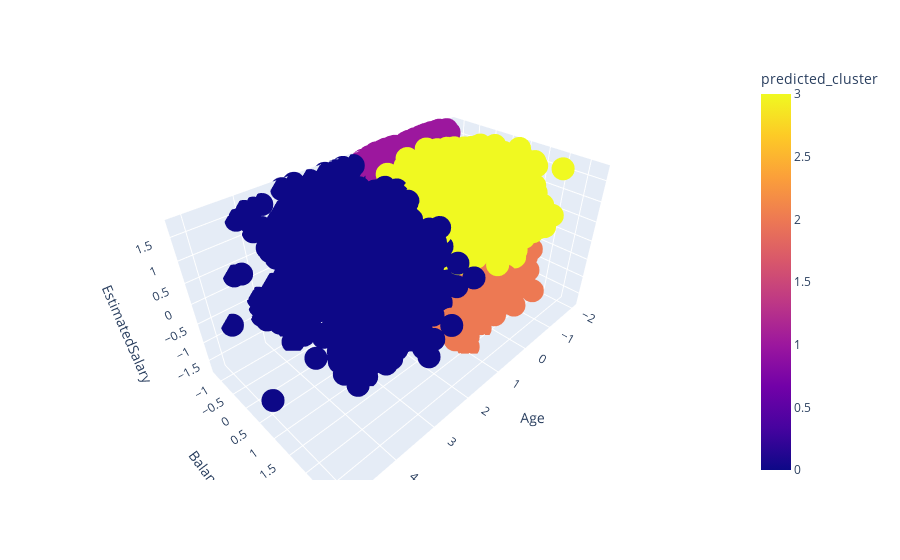

The cell this chart's notebook holds for it:
### Markdown cell above
GRAFICO EN 3D DE LOS CLUSTERS

### Code cell
datos_cluster = data[['Age', 'Balance', 'EstimatedSalary', 'Exited', 'predicted_cluster', 'CustomerId']]

# Crear el gráfico dinámico con Plotly
fig = px.scatter_3d(datos_cluster, x='Age', y='Balance', z='EstimatedSalary', color='predicted_cluster', hover_name='CustomerId')

# Mostrar el gráfico
fig.show()

### Figure 1 — Plotly figure (JSON) as saved in the notebook; plotly's stock layout.template omitted (floating-point values rounded to 4 significant figures; data arrays with more than 128 entries replaced by an {"elided": "..."} marker saying what was removed)
{"data": [{"hovertemplate": "<b>%{hovertext}</b><br><br>Age=%{x}<br>Balance=%{y}<br>EstimatedSalary=%{z}<br>predicted_cluster=%{marker.color}<extra></extra>", "hovertext": {"elided": "10000 int values"}, "legendgroup": "", "marker": {"color": {"elided": "10000 int values"}, "coloraxis": "coloraxis", "symbol": "circle"}, "mode": "markers", "name": "", "scene": "scene", "showlegend": false, "type": "scatter3d", "x": {"elided": "10000 float values"}, "y": {"elided": "10000 float values"}, "z": {"elided": "10000 float values"}}], "layout": {"coloraxis": {"colorbar": {"title": {"text": "predicted_cluster"}}, "colorscale": [[0, "#0d0887"], [0.1111, "#46039f"], [0.2222, "#7201a8"], [0.3333, "#9c179e"], [0.4444, "#bd3786"], [0.5556, "#d8576b"], [0.6667, "#ed7953"], [0.7778, "#fb9f3a"], [0.8889, "#fdca26"], [1, "#f0f921"]]}, "legend": {"tracegroupgap": 0}, "margin": {"t": 60}, "scene": {"domain": {"x": [0, 1], "y": [0, 1]}, "xaxis": {"title": {"text": "Age"}}, "yaxis": {"title": {"text": "Balance"}}, "zaxis": {"title": {"text": "EstimatedSalary"}}}}}
